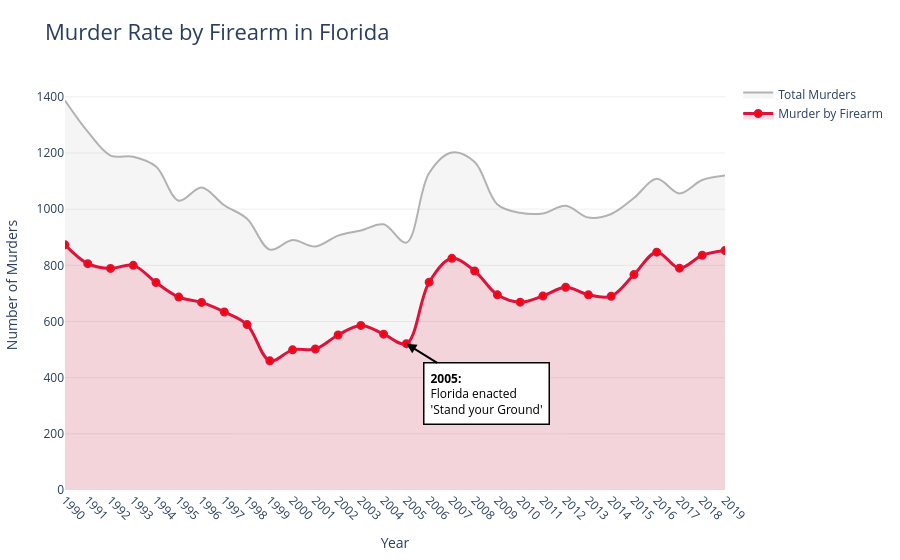

Notebook code for this chart:
### Markdown cell above
### Murder Rate Graph

### Code cell
fig = go.Figure()
fig.add_trace(go.Scatter(
    x=df["Year"], y=df["Total Murders"],
    mode='lines',
    line=dict(width=2, color='rgba(160, 160, 160, 0.8)', shape='spline'),
    fill='tozeroy',
    fillcolor='rgba(160, 160, 160, 0.1)',
    name="Total Murders",
    hovertemplate="Total: %{y}<extra></extra>"
))
fig.add_trace(go.Scatter(
    x=df["Year"], y=df["Total by Firearm"],
    mode='lines+markers',
    line=dict(width=3, color='rgb(220, 20, 60)', shape='spline'),
    marker=dict(size=7, color='red', line=dict(width=2, color='rgb(220, 20, 60)')),
    fill='tozeroy',
    fillcolor='rgba(220, 20, 60, 0.15)',
    name="Murder by Firearm",
    hovertemplate="By Firearm: %{y}<extra></extra>"
))

fig.update_layout(
    title=dict(text="Murder Rate by Firearm in Florida", font=dict(size=22)),
    xaxis_title="Year", yaxis_title="Number of Murders", template="plotly_white",
    legend=dict(bgcolor="rgba(255, 255, 255, 0.8)"),
    margin=dict(l=60, r=40, t=80, b=50)
)
fig.update_xaxes(dtick=1, showgrid=False, tickangle=45)
fig.update_yaxes(showgrid=True, gridcolor='rgba(200, 200, 200, 0.3)', zeroline=False)

fig.add_annotation(
    x=2005, y=521, 
    text="<b>2005:</b><br>Florida enacted<br>'Stand your Ground'",
    showarrow=True,
    arrowhead=2,
    arrowcolor="black",
    arrowsize=1,
    arrowwidth=2,
    ax=80, ay=50,
    bordercolor="black",
    borderwidth=1.5,
    borderpad=6,
    bgcolor="white",
    font=dict(size=12, color="black"),
    align="left"
)
fig.show()

### Figure 1 — Plotly figure (JSON) as saved in the notebook; plotly's stock layout.template omitted (floating-point values rounded to 4 significant figures)
{"data": [{"fill": "tozeroy", "fillcolor": "rgba(160, 160, 160, 0.1)", "hovertemplate": "Total: %{y}<extra></extra>", "line": {"color": "rgba(160, 160, 160, 0.8)", "shape": "spline", "width": 2}, "mode": "lines", "name": "Total Murders", "type": "scatter", "x": [1990, 1991, 1992, 1993, 1994, 1995, 1996, 1997, 1998, 1999, 2000, 2001, 2002, 2003, 2004, 2005, 2006, 2007, 2008, 2009, 2010, 2011, 2012, 2013, 2014, 2015, 2016, 2017, 2018, 2019], "y": [1387.0, 1276.0, 1191.0, 1187.0, 1152.0, 1030.0, 1077.0, 1014.0, 966.0, 856.0, 890.0, 867.0, 906.0, 924.0, 946.0, 881.0, 1129.0, 1202.0, 1168.0, 1017.0, 987.0, 985.0, 1012.0, 970.0, 983.0, 1040.0, 1108.0, 1056.0, 1104.0, 1120.0]}, {"fill": "tozeroy", "fillcolor": "rgba(220, 20, 60, 0.15)", "hovertemplate": "By Firearm: %{y}<extra></extra>", "line": {"color": "rgb(220, 20, 60)", "shape": "spline", "width": 3}, "marker": {"color": "red", "line": {"color": "rgb(220, 20, 60)", "width": 2}, "size": 7}, "mode": "lines+markers", "name": "Murder by Firearm", "type": "scatter", "x": [1990, 1991, 1992, 1993, 1994, 1995, 1996, 1997, 1998, 1999, 2000, 2001, 2002, 2003, 2004, 2005, 2006, 2007, 2008, 2009, 2010, 2011, 2012, 2013, 2014, 2015, 2016, 2017, 2018, 2019], "y": [873.0, 806.0, 789.0, 800.0, 739.0, 687.0, 668.0, 634.0, 589.0, 460.0, 499.0, 502.0, 552.0, 586.0, 555.0, 521.0, 740.0, 825.0, 780.0, 695.0, 669.0, 691.0, 722.0, 695.0, 690.0, 767.0, 847.0, 790.0, 836.0, 853.0]}], "layout": {"annotations": [{"align": "left", "arrowcolor": "black", "arrowhead": 2, "arrowsize": 1, "arrowwidth": 2, "ax": 80, "ay": 50, "bgcolor": "white", "bordercolor": "black", "borderpad": 6, "borderwidth": 1.5, "font": {"color": "black", "size": 12}, "showarrow": true, "text": "<b>2005:</b><br>Florida enacted<br>'Stand your Ground'", "x": 2005, "y": 521}], "legend": {"bgcolor": "rgba(255, 255, 255, 0.8)"}, "margin": {"b": 50, "l": 60, "r": 40, "t": 80}, "title": {"font": {"size": 22}, "text": "Murder Rate by Firearm in Florida"}, "xaxis": {"dtick": 1, "showgrid": false, "tickangle": 45, "title": {"text": "Year"}}, "yaxis": {"gridcolor": "rgba(200, 200, 200, 0.3)", "showgrid": true, "title": {"text": "Number of Murders"}, "zeroline": false}}}
